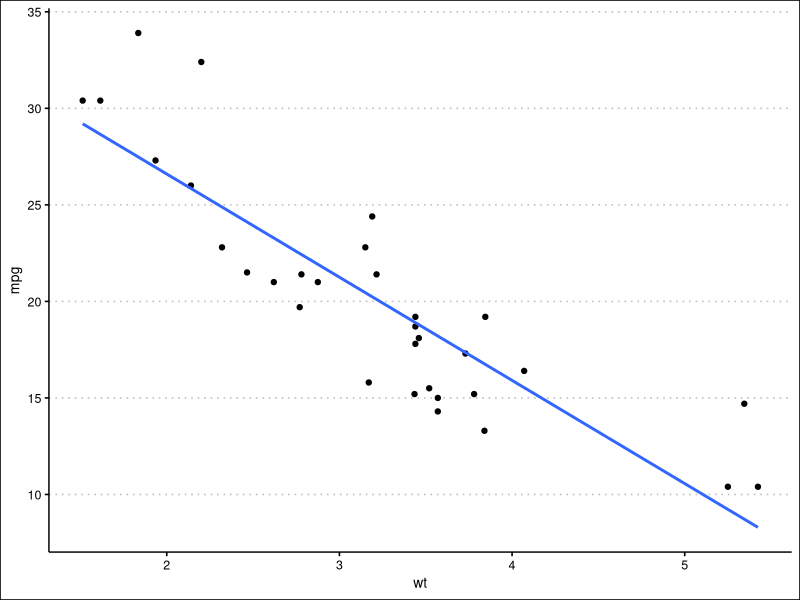

Generate this figure with R:
library(tidyverse)
library(ggthemes)

car_plot <-
  mtcars |> 
  select(mpg, wt) |>
  ggplot(aes(wt, mpg)) +
  geom_point()+
  geom_smooth(method = "lm", formula = y ~ x, se = FALSE)+
  theme_clean()
write_rds(car_plot, "car-plot.rds")
